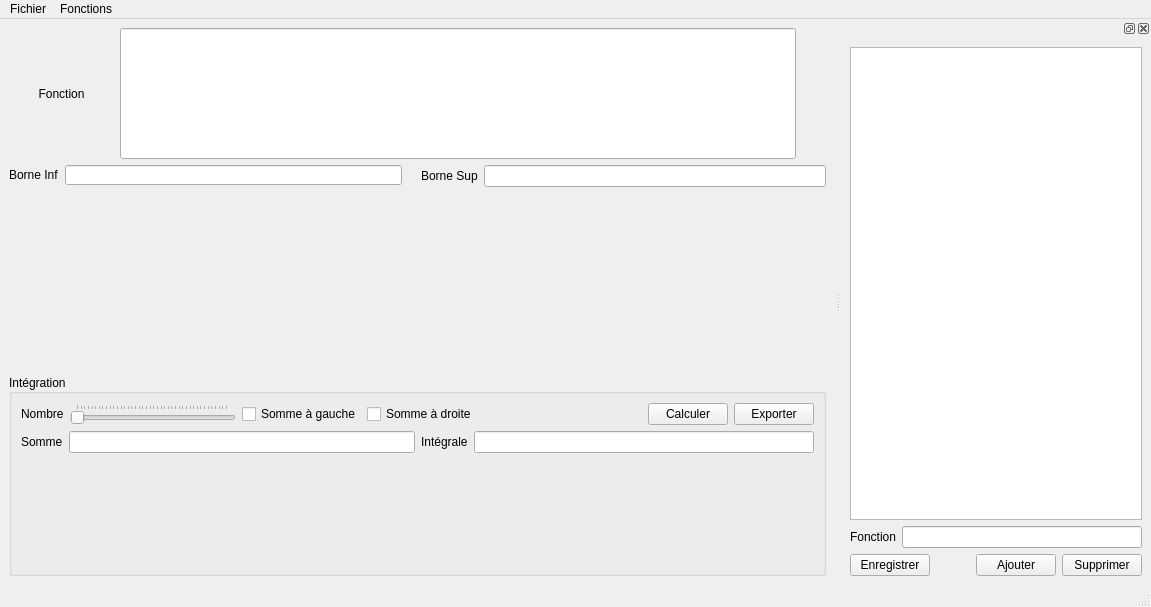
<?xml version="1.0" encoding="UTF-8"?>
<ui version="4.0">
 <class>mainWindow</class>
 <widget class="QMainWindow" name="mainWindow">
  <property name="geometry">
   <rect>
    <x>0</x>
    <y>0</y>
    <width>1151</width>
    <height>607</height>
   </rect>
  </property>
  <property name="windowTitle">
   <string>Intégration avec somme de Riemann</string>
  </property>
  <property name="dockNestingEnabled">
   <bool>false</bool>
  </property>
  <widget class="QWidget" name="centralwidget">
   <layout class="QVBoxLayout" name="verticalLayout_3">
    <item>
     <layout class="QHBoxLayout" name="horizontalLayout_5">
      <property name="sizeConstraint">
       <enum>QLayout::SetMaximumSize</enum>
      </property>
      <item>
       <widget class="QLabel" name="label">
        <property name="minimumSize">
         <size>
          <width>47</width>
          <height>131</height>
         </size>
        </property>
        <property name="maximumSize">
         <size>
          <width>47</width>
          <height>131</height>
         </size>
        </property>
        <property name="text">
         <string>Fonction</string>
        </property>
        <property name="alignment">
         <set>Qt::AlignCenter</set>
        </property>
       </widget>
      </item>
      <item>
       <widget class="QLineEdit" name="fonctionLineEdit">
        <property name="minimumSize">
         <size>
          <width>676</width>
          <height>131</height>
         </size>
        </property>
        <property name="maximumSize">
         <size>
          <width>676</width>
          <height>131</height>
         </size>
        </property>
        <property name="frame">
         <bool>true</bool>
        </property>
       </widget>
      </item>
     </layout>
    </item>
    <item>
     <layout class="QHBoxLayout" name="horizontalLayout">
      <property name="sizeConstraint">
       <enum>QLayout::SetMaximumSize</enum>
      </property>
      <item>
       <layout class="QFormLayout" name="formLayout_4">
        <item row="0" column="0">
         <widget class="QLabel" name="label_2">
          <property name="text">
           <string>Borne Inf</string>
          </property>
         </widget>
        </item>
        <item row="0" column="1">
         <widget class="QLineEdit" name="borneInfLineEdit">
          <property name="maximumSize">
           <size>
            <width>337</width>
            <height>20</height>
           </size>
          </property>
          <property name="frame">
           <bool>true</bool>
          </property>
         </widget>
        </item>
       </layout>
      </item>
      <item>
       <layout class="QFormLayout" name="formLayout_5">
        <item row="0" column="0">
         <widget class="QLabel" name="label_3">
          <property name="text">
           <string>Borne Sup</string>
          </property>
         </widget>
        </item>
        <item row="0" column="1">
         <widget class="QLineEdit" name="borneSupLineEdit"/>
        </item>
       </layout>
      </item>
     </layout>
    </item>
    <item>
     <layout class="QVBoxLayout" name="matplotlibVLayout"/>
    </item>
    <item>
     <widget class="QGroupBox" name="groupBox_2">
      <property name="title">
       <string>Intégration</string>
      </property>
      <property name="alignment">
       <set>Qt::AlignLeading|Qt::AlignLeft|Qt::AlignVCenter</set>
      </property>
      <layout class="QVBoxLayout" name="verticalLayout_2">
       <item>
        <layout class="QVBoxLayout" name="verticalLayout">
         <item>
          <layout class="QHBoxLayout" name="horizontalLayout_4">
           <item>
            <widget class="QLabel" name="label_4">
             <property name="text">
              <string>Nombre</string>
             </property>
            </widget>
           </item>
           <item>
            <widget class="QSlider" name="nombreHorizontalSlider">
             <property name="minimum">
              <number>1</number>
             </property>
             <property name="maximum">
              <number>500</number>
             </property>
             <property name="singleStep">
              <number>10</number>
             </property>
             <property name="orientation">
              <enum>Qt::Horizontal</enum>
             </property>
             <property name="invertedAppearance">
              <bool>false</bool>
             </property>
             <property name="invertedControls">
              <bool>false</bool>
             </property>
             <property name="tickPosition">
              <enum>QSlider::TicksAbove</enum>
             </property>
             <property name="tickInterval">
              <number>12</number>
             </property>
            </widget>
           </item>
           <item>
            <widget class="QCheckBox" name="gaucheCheckBox">
             <property name="text">
              <string>Somme à gauche</string>
             </property>
             <property name="checked">
              <bool>false</bool>
             </property>
            </widget>
           </item>
           <item>
            <widget class="QCheckBox" name="droiteCheckBox">
             <property name="text">
              <string>Somme à droite</string>
             </property>
            </widget>
           </item>
           <item>
            <spacer name="horizontalSpacer">
             <property name="orientation">
              <enum>Qt::Horizontal</enum>
             </property>
             <property name="sizeHint" stdset="0">
              <size>
               <width>40</width>
               <height>20</height>
              </size>
             </property>
            </spacer>
           </item>
           <item>
            <widget class="QPushButton" name="calculerPushButton">
             <property name="text">
              <string>Calculer</string>
             </property>
            </widget>
           </item>
           <item>
            <widget class="QPushButton" name="exporterPushButton">
             <property name="text">
              <string>Exporter</string>
             </property>
            </widget>
           </item>
          </layout>
         </item>
         <item>
          <layout class="QHBoxLayout" name="horizontalLayout_3" stretch="0,0">
           <property name="spacing">
            <number>6</number>
           </property>
           <property name="sizeConstraint">
            <enum>QLayout::SetFixedSize</enum>
           </property>
           <property name="bottomMargin">
            <number>0</number>
           </property>
           <item>
            <layout class="QFormLayout" name="formLayout_2">
             <item row="0" column="0">
              <widget class="QLabel" name="label_7">
               <property name="text">
                <string>Somme</string>
               </property>
              </widget>
             </item>
             <item row="0" column="1">
              <widget class="QLineEdit" name="sommeLineEdit">
               <property name="readOnly">
                <bool>true</bool>
               </property>
              </widget>
             </item>
            </layout>
           </item>
           <item>
            <layout class="QFormLayout" name="formLayout_3">
             <item row="0" column="0">
              <widget class="QLabel" name="label_8">
               <property name="text">
                <string>Intégrale</string>
               </property>
              </widget>
             </item>
             <item row="0" column="1">
              <widget class="QLineEdit" name="integraleLineEdit">
               <property name="readOnly">
                <bool>true</bool>
               </property>
              </widget>
             </item>
            </layout>
           </item>
          </layout>
         </item>
        </layout>
       </item>
      </layout>
     </widget>
    </item>
   </layout>
  </widget>
  <widget class="QMenuBar" name="menubar">
   <property name="geometry">
    <rect>
     <x>0</x>
     <y>0</y>
     <width>1151</width>
     <height>21</height>
    </rect>
   </property>
   <widget class="QMenu" name="menuFichier">
    <property name="title">
     <string>Fichier</string>
    </property>
    <addaction name="actionCouleur"/>
    <addaction name="actionQuitter"/>
   </widget>
   <widget class="QMenu" name="menuFonctions">
    <property name="title">
     <string>Fonctions</string>
    </property>
    <addaction name="actionFonctions"/>
   </widget>
   <addaction name="menuFichier"/>
   <addaction name="menuFonctions"/>
  </widget>
  <widget class="QStatusBar" name="statusbar"/>
  <widget class="QDockWidget" name="fonctionDockWidget">
   <property name="floating">
    <bool>true</bool>
   </property>
   <property name="allowedAreas">
    <set>Qt::LeftDockWidgetArea|Qt::RightDockWidgetArea</set>
   </property>
   <attribute name="dockWidgetArea">
    <number>2</number>
   </attribute>
   <widget class="QWidget" name="dockWidgetContents_2">
    <layout class="QVBoxLayout" name="verticalLayout_5">
     <item>
      <layout class="QVBoxLayout" name="verticalLayout_4">
       <item>
        <widget class="QListView" name="fonctionListView"/>
       </item>
       <item>
        <layout class="QFormLayout" name="formLayout">
         <item row="0" column="0">
          <widget class="QLabel" name="label_5">
           <property name="text">
            <string>Fonction</string>
           </property>
          </widget>
         </item>
         <item row="0" column="1">
          <widget class="QLineEdit" name="fonctionLineEdit_2"/>
         </item>
        </layout>
       </item>
       <item>
        <layout class="QHBoxLayout" name="horizontalLayout_6">
         <item>
          <widget class="QPushButton" name="enregistrerPushButton">
           <property name="text">
            <string>Enregistrer</string>
           </property>
          </widget>
         </item>
         <item>
          <spacer name="horizontalSpacer_2">
           <property name="orientation">
            <enum>Qt::Horizontal</enum>
           </property>
           <property name="sizeHint" stdset="0">
            <size>
             <width>40</width>
             <height>20</height>
            </size>
           </property>
          </spacer>
         </item>
         <item>
          <widget class="QPushButton" name="ajouterPushButton">
           <property name="text">
            <string>Ajouter</string>
           </property>
          </widget>
         </item>
         <item>
          <widget class="QPushButton" name="supprimerPushButton">
           <property name="text">
            <string>Supprimer</string>
           </property>
          </widget>
         </item>
        </layout>
       </item>
      </layout>
     </item>
    </layout>
   </widget>
  </widget>
  <action name="actionCouleur">
   <property name="text">
    <string>Couleur</string>
   </property>
  </action>
  <action name="actionQuitter">
   <property name="text">
    <string>Quitter</string>
   </property>
  </action>
  <action name="actionFonctions">
   <property name="text">
    <string>Fonctions</string>
   </property>
  </action>
 </widget>
 <resources/>
 <connections/>
</ui>
